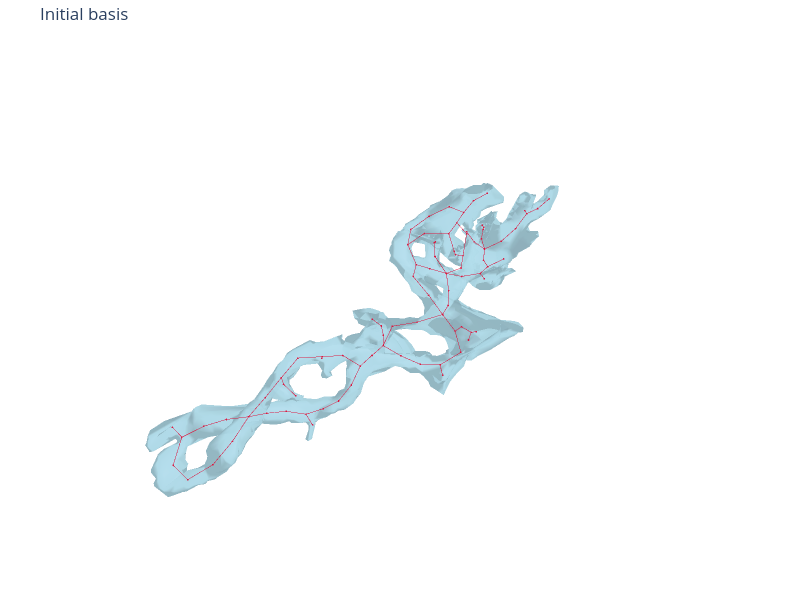

The cell this chart's notebook holds for it:
### Markdown cell above
## Visualize mesh with initial basis

### Code cell
fig = mm.visualize_mesh_3d(
    skel=basis, 
    show_axes=False, 
    title="Initial basis",
    skel_marker_size=2.0,
    skel_line_width=2.0)
fig.show()
